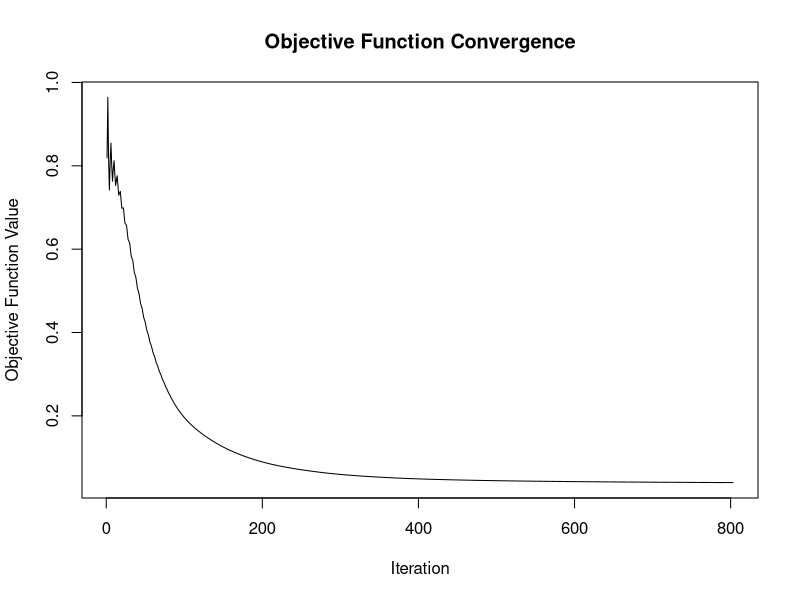

The R script that drew this image:
library(MASS)
LinCon_LogisticReg <- function(X, y, A, b, alpha, max_iter, tol) {
  project <- function(z) {
    AA <- A %*% t(A)  
    residual <- A %*% z - b  
    lambda <- tryCatch({
      solve(AA, residual)
    }, error = function(e) {
      MASS::ginv(AA) %*% residual  
    })
    return(z - t(A) %*% lambda) 
  }
  
  n <- nrow(X)
  p <- ncol(X)
  beta <- rep(0, p)  
  beta_prev <- rep(0, p)
  t <- 1
  obj_values <- numeric(max_iter)
  
  Xt <- t(X)
  
  logistic_loss <- function(beta) {
    linear_combination <- X %*% beta
    mean(log(1 + exp(linear_combination)) - y * linear_combination)
  }
  
  gradient <- function(beta) {
    linear_combination <- X %*% beta
    prob <- 1 / (1 + exp(-linear_combination))  
    return((Xt %*% (prob - y)) / n)
  }
  
  for (iteration in 1:max_iter) {
    grad <- gradient(beta)
    beta_new <- beta - alpha * grad
    beta_new <- project(beta_new)
    t_new <- (1 + sqrt(1 + 4 * t^2)) / 2
    beta_accelerated <- beta_new + ((t - 1) / t_new) * (beta_new - beta_prev)
    obj_values[iteration] <- logistic_loss(beta_accelerated)
    
    if (iteration > 1 && abs(obj_values[iteration] - obj_values[iteration - 1]) / abs(obj_values[iteration - 1]) < tol) {
      obj_values <- obj_values[1:iteration] 
      break
    }
    
    beta_prev <- beta
    beta <- beta_accelerated
    t <- t_new
  }
  
  return(list(beta = beta, objective_values = obj_values))
}

# Example simulation
set.seed(8054)
n <- 200; p <- 100; m <- 20
X <- matrix(rnorm(n * p), n, p)
A <- matrix(rnorm(m * p), m, p)
b <- runif(m, 3, 10)
beta0 <- ginv(A) %*% b
beta <- beta0 + runif(p, -1, 1)
y <- rbinom(n, 1, 1/(1 + exp(-X %*% beta)))

max_iter <- 5000
tol <- 1e-06
alpha <- 4/(max(eigen(crossprod(X))$values))

out <- LinCon_LogisticReg(X, y, A, b, alpha, max_iter, tol)

# Save plot
png("Homework3/figures/Q1_obj_convergence.png", width = 800, height = 600)
plot(out$objective_values, type = "l",
     main = "Objective Function Convergence",
     xlab = "Iteration", ylab = "Objective Function Value")
dev.off()
